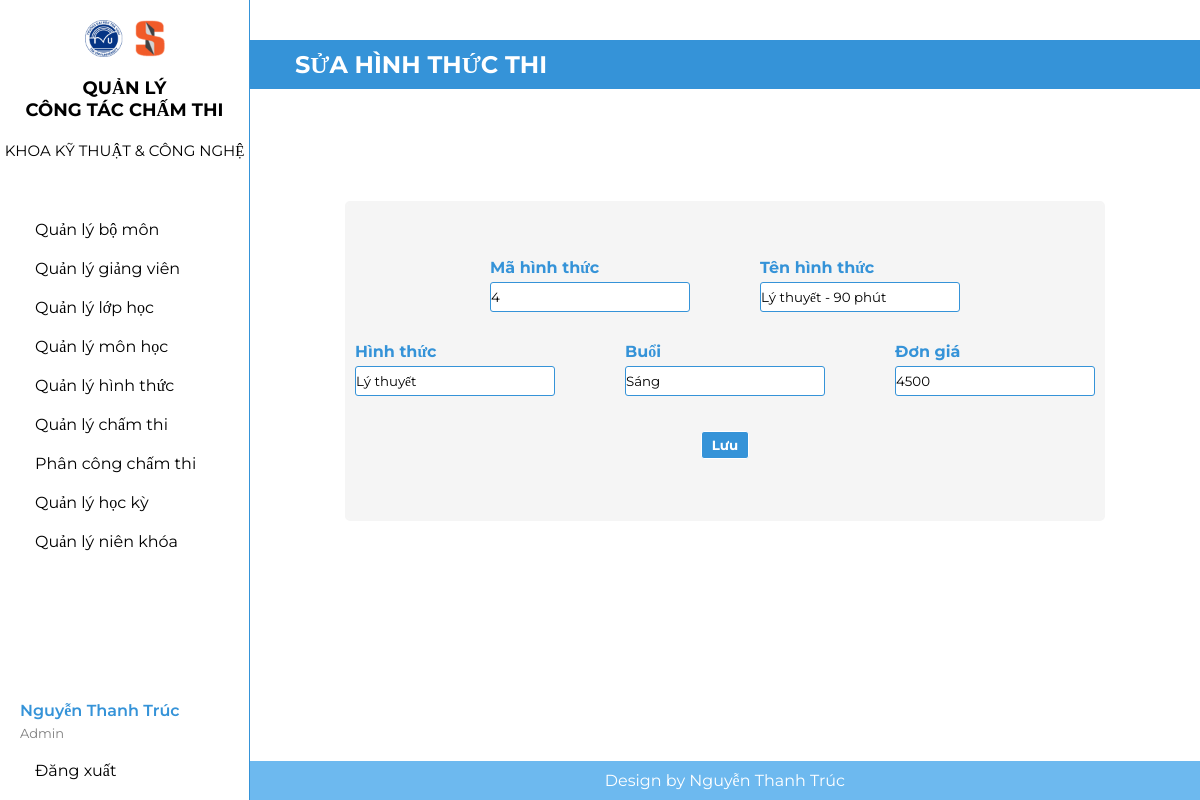
The page /suaht.php?user=4 (signed in) on the database its author committed.
### tables this page shows
CREATE TABLE `hinhthuc` (
  `MaHT` int(11) NOT NULL,
  `TenHT` varchar(50) NOT NULL,
  `Hthuc` varchar(50) NOT NULL,
  `Buoi` varchar(50) NOT NULL,
  `Gia` int(11) NOT NULL
);

### suaht.php (the view, shortened to what this page needs)
<?php
include("headerad.php");
include("ketnoi.php");
$usern=$_REQUEST["user"];
$sql = "SELECT * FROM hinhthuc WHERE MaHT = '".$usern."'";
$kq = mysqli_query($conn, $sql) or die("Không thể sửa hình thức thi" . mysqli_error());
$row = mysqli_fetch_array($kq);
?>
<form enctype="multipart/form-data" action="thuchiensuaht.php" name="thuchiensuaht" method="post">
    <div class="text">
        <h2>
        SỬA HÌNH THỨC THI
        </h2>
    </div>
    <div class="khung">
        <div class="them1">
            <div class="them1a">
                <span>Mã hình thức</span>
                <input type="text" name="MaHT" readonly value="<?php echo $row["MaHT"]; ?>"/>
            </div>
            <div class="them1a">
                <span>Tên hình thức</span>
                <input type="text" name="TenHT" value="<?php echo $row["TenHT"]; ?>"/>
            </div>
        </div>
        <div class="them2">
            <div class="them2a">
                <span>Hình thức</span>
                <input type="text" name="Hthuc" value="<?php echo $row["Hthuc"]; ?>"/>
            </div>
            <div class="them2a">
                <span>Buổi</span>
                <input type="text" name="Buoi" value="<?php echo $row["Buoi"]; ?>"/>
            </div>
            <div class="them2a">
                <span>Đơn giá</span>
                <input type="text" name="Gia" value="<?php echo $row["Gia"]; ?>"/>
            </div>
        </div>
        <div class="luubtn">
            <input type="submit" name="luu" value="Lưu"/>
        </div>
    </div>
</form>
<?php
include("footer.php")
?>

### headerad.php (shortened to what this page needs)
<!DOCTYPE html>
<html lang="en">
<head>
    <link rel="stylesheet" href="adminn.css" />
</head>
<body>
<?php
    include("ketnoi.php");
    $userlogin = $_SESSION["admin"];
    $sql2 = "select * from admin where emailad='" . $userlogin . "'";
    $kq2 = mysqli_query($conn, $sql2) or die("Không thể xuất thông tin người dùng " . mysqli_error());
    $admin_login =  mysqli_fetch_array($kq2);
    ?>
    <div class="admin_layout">
        <div class="admin_layout_left">
            <div class="admin_item">
                <img src="./hinh/TVU-SET.png" />
                <h2>QUẢN LÝ<br>CÔNG TÁC CHẤM THI</h2>
                <h3>KHOA KỸ THUẬT & CÔNG NGHỆ</h3>
            </div>
            <div class="admin_tab">
                <a href="bomon.php" class="tab_item">
                    <span>Quản lý bộ môn</span>
                </a>
                <a href="giangvien.php" class="tab_item">
                    <span>Quản lý giảng viên</span>
                </a>
                <a href="lophoc.php" class="tab_item">
                    <span>Quản lý lớp học</span>
                </a>
                <a href="monhoc.php" class="tab_item">
                    <span>Quản lý môn học</span>
                </a>
                <a href="hinhthuc.php" class="tab_item">
                    <span>Quản lý hình thức</span>
                </a>
                <a href="chamthi.php" class="tab_item">
                    <span>Quản lý chấm thi</span>
                </a>
                <a href="phancongcham.php" class="tab_item">
                    <span>Phân công chấm thi</span>
                </a>
                <a href="hocky.php" class="tab_item">
                    <span>Quản lý học kỳ</span>
                </a>
                <a href="nienkhoa.php" class="tab_item">
                    <span>Quản lý niên khóa</span>
                </a>
            </div>
            <div class="fi_tab">
                <div class="fi_tab_item_info">
                    <div class="fi_tab_itemtext">
                        <span><?php echo $admin_login["tenad"]; ?></span>
                    </div>
                    <div class="fi_tab_itemadimin">
                        <span>Admin</span>
                    </div>
                </div>
                <a href="logout.php" class="fi_tab_logout">
                    <span>Đăng xuất</span>
                </a>
            </div>
        </div>
        <div class="admin_layout_right">

### adminn.css (style rules this page uses)
* { margin: 0; padding: 0; box-sizing: border-box; font-family: Montserrat; }
.admin_layout { display: flex; width: 100%; height: 100vh; }
.admin_layout_left { display: flex; flex-direction: column; background-color: white; width: 250px; height: 100%; border-right: 1px solid #3593D8; position: relative; }
.admin_layout_right { display: flex; flex-direction: column; background-color: white; flex: 1; min-height: 100%; position: relative; }
.admin_item { display: flex; flex-direction: column; align-items: center; gap: 10px; }
.admin_item img { display: block; width: 80px; padding-top: 20px; }
.admin_item h2 { font-size: 18px; text-align: center; }
.admin_item h3 { font-size: 15px; font-weight: 400; }
.admin_tab { display: flex; flex-direction: column; margin-top: 50px; width: 100%; }
.tab_item { display: flex; align-items: center; padding: 10px 20px; gap: 15px; text-decoration: none; color: black; }
.fi_tab { display: flex; flex-direction: column; position: absolute; width: 100%; bottom: 10px; }
.fi_tab_item_info { display: flex; flex-direction: column; padding: 10px 20px; gap: 5px; }
.fi_tab_logout { display: flex; align-items: center; padding: 10px 20px; gap: 15px; text-decoration: none; color: black; }
.fi_tab_itemtext { display: flex; color: #3593D8; font-weight: 600; }
.fi_tab_itemadimin { display: flex; color: gray; font-size: small; }
.text { display: flex; flex-direction: column; margin-top: 40px; gap: 15px; }
.text h2 { background-color: #3593D8; width: 100%; padding: 10px 30px; display: flex; align-items: center; color: white; font-weight: bold; }
input[type="text" i] { height: 35px; border: 1px solid #3593D8; border-radius: 3px; }

### headerad.php (style rules this page uses)
* { text-decoration: none; }
h2 { display: flex; align-items: center; padding: 10px 20px; gap: 15px; }

### suaht.php (style rules this page uses)
.khung { background: #F5F5F5; display: flex; flex-direction: column; align-items: center; justify-content: center; border: 2px solid #F5F5F5; width: 80%; margin: 7rem auto; gap: 20px; padding: 50px; border-radius: 5px; }
.them1 { flex: 1; display: flex; color:#3593D8; font-weight: 700; align-items: center; gap: 50px; }
.them1a { display: flex; flex-direction: column; padding: 5px 10px; align-items: flex-start; gap: 5px; }
.them2 { flex: 1; display: flex; color:#3593D8; font-weight: 700; align-items: center; gap: 50px; }
.them2a { display: flex; flex-direction: column; padding: 5px 10px; align-items: flex-start; gap: 5px; }
input[type="text" i] { height: 30px; border: 1px solid #3593D8; border-radius: 3px; width: 200px; }
.luubtn { display: flex; flex-direction: column; align-items: center; padding: 10px 20px; }
.luubtn input { padding: 5px 10px; color: white; background-color: #3593D8; border: 1px solid white; font-weight: bold; border-radius: 3px; }

### rows shown on the page
hinhthuc: MaHT "4", TenHT "Lý thuyết - 90 phút", Hthuc "Lý thuyết", Buoi "Sáng", Gia "4500"

### other values the page prints
$admin_login["tenad"] "Nguyễn Thanh Trúc"
